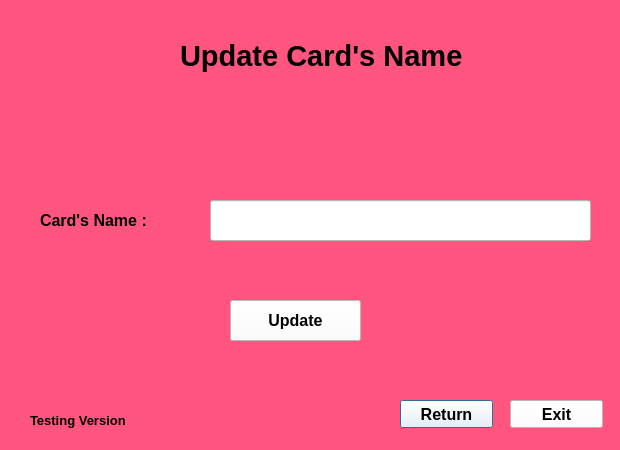
<?xml version="1.0" encoding="UTF-8"?>
<ui version="4.0">
 <class>Dialog</class>
 <widget class="QDialog" name="Dialog">
  <property name="geometry">
   <rect>
    <x>0</x>
    <y>0</y>
    <width>620</width>
    <height>450</height>
   </rect>
  </property>
  <property name="windowTitle">
   <string>Dialog</string>
  </property>
  <property name="styleSheet">
   <string notr="true">background-color: rgb(255, 85, 127);</string>
  </property>
  <widget class="QLabel" name="label_4">
   <property name="geometry">
    <rect>
     <x>180</x>
     <y>20</y>
     <width>341</width>
     <height>71</height>
    </rect>
   </property>
   <property name="font">
    <font>
     <family>MS Sans Serif</family>
     <pointsize>22</pointsize>
     <weight>75</weight>
     <bold>true</bold>
     <strikeout>false</strikeout>
    </font>
   </property>
   <property name="text">
    <string>Update Card's Name</string>
   </property>
  </widget>
  <widget class="QLabel" name="label_2">
   <property name="geometry">
    <rect>
     <x>30</x>
     <y>410</y>
     <width>131</width>
     <height>20</height>
    </rect>
   </property>
   <property name="font">
    <font>
     <family>MS Sans Serif</family>
     <pointsize>10</pointsize>
     <weight>75</weight>
     <bold>true</bold>
    </font>
   </property>
   <property name="text">
    <string>Testing Version</string>
   </property>
  </widget>
  <widget class="QPushButton" name="ReturnButton">
   <property name="geometry">
    <rect>
     <x>400</x>
     <y>400</y>
     <width>93</width>
     <height>28</height>
    </rect>
   </property>
   <property name="font">
    <font>
     <family>MS Sans Serif</family>
     <pointsize>12</pointsize>
     <weight>75</weight>
     <bold>true</bold>
    </font>
   </property>
   <property name="styleSheet">
    <string notr="true">background-color: rgb(255, 255, 255);</string>
   </property>
   <property name="text">
    <string>Return</string>
   </property>
  </widget>
  <widget class="QPushButton" name="Update">
   <property name="geometry">
    <rect>
     <x>230</x>
     <y>300</y>
     <width>131</width>
     <height>41</height>
    </rect>
   </property>
   <property name="font">
    <font>
     <family>MS Sans Serif</family>
     <pointsize>12</pointsize>
     <weight>75</weight>
     <bold>true</bold>
    </font>
   </property>
   <property name="styleSheet">
    <string notr="true">background-color: rgb(255, 255, 255);</string>
   </property>
   <property name="text">
    <string>Update</string>
   </property>
  </widget>
  <widget class="QLabel" name="label_5">
   <property name="geometry">
    <rect>
     <x>40</x>
     <y>200</y>
     <width>141</width>
     <height>41</height>
    </rect>
   </property>
   <property name="font">
    <font>
     <family>MS Sans Serif</family>
     <pointsize>12</pointsize>
     <weight>75</weight>
     <bold>true</bold>
     <strikeout>false</strikeout>
    </font>
   </property>
   <property name="styleSheet">
    <string notr="true"/>
   </property>
   <property name="text">
    <string>Card's Name :</string>
   </property>
  </widget>
  <widget class="QPushButton" name="Exit">
   <property name="geometry">
    <rect>
     <x>510</x>
     <y>400</y>
     <width>93</width>
     <height>28</height>
    </rect>
   </property>
   <property name="font">
    <font>
     <family>MS Sans Serif</family>
     <pointsize>12</pointsize>
     <weight>75</weight>
     <bold>true</bold>
    </font>
   </property>
   <property name="styleSheet">
    <string notr="true">background-color: rgb(255, 255, 255);</string>
   </property>
   <property name="text">
    <string>Exit</string>
   </property>
  </widget>
  <widget class="QLineEdit" name="CardName">
   <property name="geometry">
    <rect>
     <x>210</x>
     <y>200</y>
     <width>381</width>
     <height>41</height>
    </rect>
   </property>
   <property name="styleSheet">
    <string notr="true">background-color: rgb(255, 255, 255);</string>
   </property>
  </widget>
 </widget>
 <resources/>
 <connections/>
</ui>
